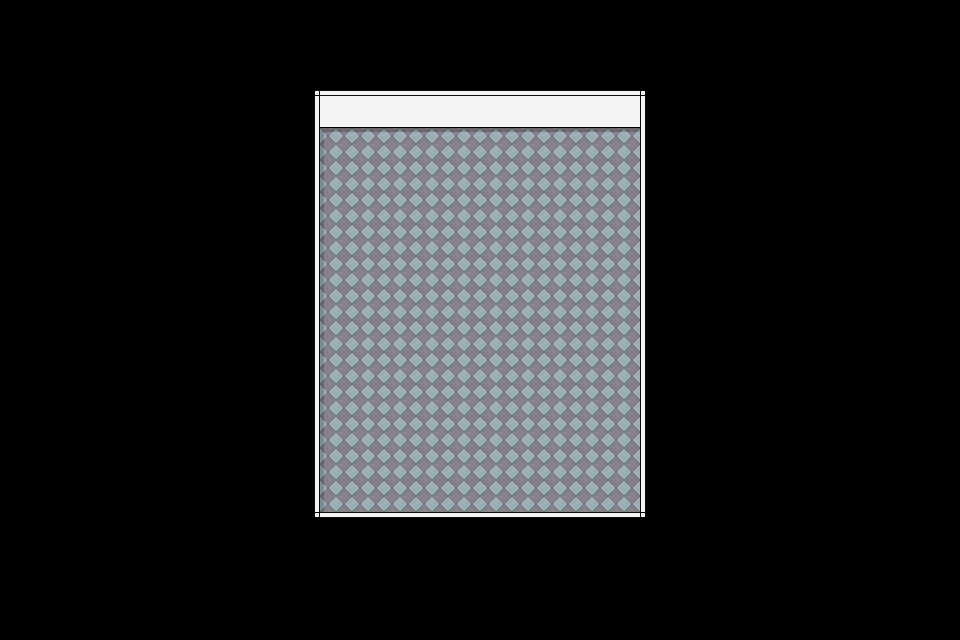

This game map was drawn from its Tiled (.tmx) file and the tilesets committed beside it. A one-line description and the full map source follow:
An orthogonal 30x20 tile map with 32x32 px tiles, 1 tile layer (Kachelebene 1).

<map version="1.10" tiledversion="1.10.1" orientation="orthogonal" renderorder="right-down" width="30" height="20" tilewidth="32" tileheight="32" infinite="0" nextlayerid="2" nextobjectid="1">
 <tileset firstgid="1" name="tileTextureMap" tilewidth="32" tileheight="32" tilecount="256" columns="8">
  <image source="Sprites/tileTextureMap.png" width="256" height="1024" />
 </tileset>
 <layer id="1" name="Kachelebene 1" width="30" height="20">
  <data encoding="csv">
0,0,0,0,0,0,0,0,0,0,0,0,0,0,0,0,0,0,0,0,0,0,0,0,0,0,0,0,0,0,
0,0,0,0,0,0,0,0,0,0,0,0,0,0,0,0,0,0,0,0,0,0,0,0,0,0,0,0,0,0,
0,0,0,0,0,0,0,0,0,12,8,8,8,8,8,8,8,8,8,8,11,0,0,0,0,0,0,0,0,0,
0,0,0,0,0,0,0,0,0,7,13,13,13,13,13,13,13,13,13,13,5,0,0,0,0,0,0,0,0,0,
0,0,0,0,0,0,0,0,0,7,3,4,4,4,4,4,4,4,4,4,5,0,0,0,0,0,0,0,0,0,
0,0,0,0,0,0,0,0,0,7,2,1,1,1,1,1,1,1,1,1,5,0,0,0,0,0,0,0,0,0,
0,0,0,0,0,0,0,0,0,7,2,1,1,1,1,1,1,1,1,1,5,0,0,0,0,0,0,0,0,0,
0,0,0,0,0,0,0,0,0,7,2,1,1,1,1,1,1,1,1,1,5,0,0,0,0,0,0,0,0,0,
0,0,0,0,0,0,0,0,0,7,2,1,1,1,1,1,1,1,1,1,5,0,0,0,0,0,0,0,0,0,
0,0,0,0,0,0,0,0,0,7,2,1,1,1,1,1,1,1,1,1,5,0,0,0,0,0,0,0,0,0,
0,0,0,0,0,0,0,0,0,7,2,1,1,1,1,1,1,1,1,1,5,0,0,0,0,0,0,0,0,0,
0,0,0,0,0,0,0,0,0,7,2,1,1,1,1,1,1,1,1,1,5,0,0,0,0,0,0,0,0,0,
0,0,0,0,0,0,0,0,0,7,2,1,1,1,1,1,1,1,1,1,5,0,0,0,0,0,0,0,0,0,
0,0,0,0,0,0,0,0,0,7,2,1,1,1,1,1,1,1,1,1,5,0,0,0,0,0,0,0,0,0,
0,0,0,0,0,0,0,0,0,7,2,1,1,1,1,1,1,1,1,1,5,0,0,0,0,0,0,0,0,0,
0,0,0,0,0,0,0,0,0,7,2,1,1,1,1,1,1,1,1,1,5,0,0,0,0,0,0,0,0,0,
0,0,0,0,0,0,0,0,0,10,6,6,6,6,6,6,6,6,6,6,9,0,0,0,0,0,0,0,0,0,
0,0,0,0,0,0,0,0,0,0,0,0,0,0,0,0,0,0,0,0,0,0,0,0,0,0,0,0,0,0,
0,0,0,0,0,0,0,0,0,0,0,0,0,0,0,0,0,0,0,0,0,0,0,0,0,0,0,0,0,0,
0,0,0,0,0,0,0,0,0,0,0,0,0,0,0,0,0,0,0,0,0,0,0,0,0,0,0,0,0,0
</data>
 </layer>
</map>
